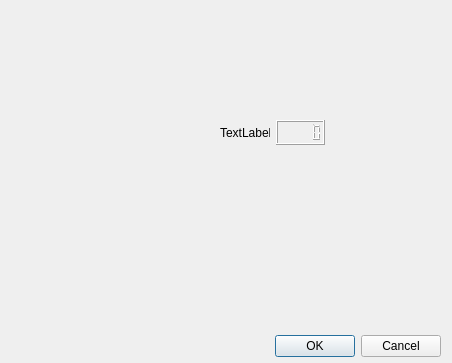
<?xml version="1.0" encoding="UTF-8"?>
<ui version="4.0">
 <class>Dialog</class>
 <widget class="QDialog" name="Dialog">
  <property name="geometry">
   <rect>
    <x>0</x>
    <y>0</y>
    <width>452</width>
    <height>363</height>
   </rect>
  </property>
  <property name="windowTitle">
   <string>Dialog</string>
  </property>
  <widget class="QDialogButtonBox" name="buttonBox">
   <property name="geometry">
    <rect>
     <x>100</x>
     <y>330</y>
     <width>341</width>
     <height>32</height>
    </rect>
   </property>
   <property name="orientation">
    <enum>Qt::Horizontal</enum>
   </property>
   <property name="standardButtons">
    <set>QDialogButtonBox::Cancel|QDialogButtonBox::Ok</set>
   </property>
  </widget>
  <widget class="QWidget" name="">
   <property name="geometry">
    <rect>
     <x>220</x>
     <y>120</y>
     <width>105</width>
     <height>25</height>
    </rect>
   </property>
   <layout class="QHBoxLayout" name="horizontalLayout">
    <item>
     <widget class="QLabel" name="label">
      <property name="text">
       <string>TextLabel</string>
      </property>
     </widget>
    </item>
    <item>
     <widget class="QLCDNumber" name="lcdNumber"/>
    </item>
   </layout>
  </widget>
 </widget>
 <resources/>
 <connections>
  <connection>
   <sender>buttonBox</sender>
   <signal>accepted()</signal>
   <receiver>Dialog</receiver>
   <slot>accept()</slot>
   <hints>
    <hint type="sourcelabel">
     <x>248</x>
     <y>254</y>
    </hint>
    <hint type="destinationlabel">
     <x>157</x>
     <y>274</y>
    </hint>
   </hints>
  </connection>
  <connection>
   <sender>buttonBox</sender>
   <signal>rejected()</signal>
   <receiver>Dialog</receiver>
   <slot>reject()</slot>
   <hints>
    <hint type="sourcelabel">
     <x>316</x>
     <y>260</y>
    </hint>
    <hint type="destinationlabel">
     <x>286</x>
     <y>274</y>
    </hint>
   </hints>
  </connection>
 </connections>
</ui>
